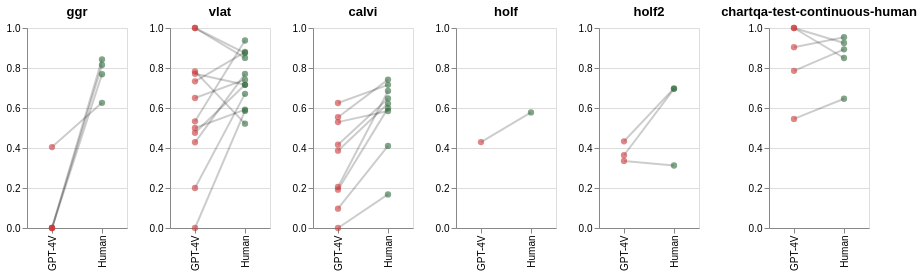

Notebook cell for this chart:
### Code cell
domain = ['GPT-4V', 'Human']
color_domain = [model_configs[-2]['color'], model_configs[-1]['color']]

tests = ['ggr', 'vlat', 'calvi', 'holf', 'holf2', 'chartqa-test-continuous-human']

charts =[]
for test in tests:
    df = graph_group_average_df[graph_group_average_df['test_type'] == test]
    
    line_chart = alt.Chart(df).mark_line(opacity=0.2).encode(
        x=alt.X('agent_type:N', title=None),
        y=alt.Y('is_correct', scale=alt.Scale(domain=[0, 1]), title=None),
        detail='chart_type',
        color=alt.value('black')
        # color=alt.Color('chart_type', legend=None)
    ).properties(width=150, title=test)

    point_plot = alt.Chart(df).mark_circle(opacity=0.6).encode(
        x='agent_type:N',
        y='is_correct',
        color=alt.Color('agent_type',legend=None, scale=alt.Scale(domain=domain, range=color_domain)),
        # color=alt.Color('test_type',legend=None, scale=alt.Scale(domain=test_domain, range=color_domain)),
        size=alt.value(40)
    )

    chart = (line_chart + point_plot).resolve_scale(color='independent').properties(width=100, height=200)

    charts.append(chart)

alt.hconcat(*charts)

### Figure 1 — Vega-Lite specification as saved in the notebook (floating-point values rounded to 4 significant figures)
{"config": {"view": {"continuousWidth": 300, "continuousHeight": 300}}, "hconcat": [{"layer": [{"mark": {"type": "line", "opacity": 0.2}, "encoding": {"color": {"value": "black"}, "detail": {"field": "chart_type", "type": "nominal"}, "x": {"field": "agent_type", "title": null, "type": "nominal"}, "y": {"field": "is_correct", "scale": {"domain": [0, 1]}, "title": null, "type": "quantitative"}}, "title": "ggr"}, {"mark": {"type": "circle", "opacity": 0.6}, "encoding": {"color": {"field": "agent_type", "legend": null, "scale": {"domain": ["GPT-4V", "Human"], "range": ["#c93739", "#2e693b"]}, "type": "nominal"}, "size": {"value": 40}, "x": {"field": "agent_type", "type": "nominal"}, "y": {"field": "is_correct", "type": "quantitative"}}}], "data": {"name": "data-d24649a0fb3ec7522fad0e39f89c2d29"}, "height": 200, "resolve": {"scale": {"color": "independent"}}, "width": 100}, {"layer": [{"mark": {"type": "line", "opacity": 0.2}, "encoding": {"color": {"value": "black"}, "detail": {"field": "chart_type", "type": "nominal"}, "x": {"field": "agent_type", "title": null, "type": "nominal"}, "y": {"field": "is_correct", "scale": {"domain": [0, 1]}, "title": null, "type": "quantitative"}}, "title": "vlat"}, {"mark": {"type": "circle", "opacity": 0.6}, "encoding": {"color": {"field": "agent_type", "legend": null, "scale": {"domain": ["GPT-4V", "Human"], "range": ["#c93739", "#2e693b"]}, "type": "nominal"}, "size": {"value": 40}, "x": {"field": "agent_type", "type": "nominal"}, "y": {"field": "is_correct", "type": "quantitative"}}}], "data": {"name": "data-3bb65d77a7ad75ecc870803d480e0e46"}, "height": 200, "resolve": {"scale": {"color": "independent"}}, "width": 100}, {"layer": [{"mark": {"type": "line", "opacity": 0.2}, "encoding": {"color": {"value": "black"}, "detail": {"field": "chart_type", "type": "nominal"}, "x": {"field": "agent_type", "title": null, "type": "nominal"}, "y": {"field": "is_correct", "scale": {"domain": [0, 1]}, "title": null, "type": "quantitative"}}, "title": "calvi"}, {"mark": {"type": "circle", "opacity": 0.6}, "encoding": {"color": {"field": "agent_type", "legend": null, "scale": {"domain": ["GPT-4V", "Human"], "range": ["#c93739", "#2e693b"]}, "type": "nominal"}, "size": {"value": 40}, "x": {"field": "agent_type", "type": "nominal"}, "y": {"field": "is_correct", "type": "quantitative"}}}], "data": {"name": "data-b8440e64caafdfd931b67b9513c2750d"}, "height": 200, "resolve": {"scale": {"color": "independent"}}, "width": 100}, {"layer": [{"mark": {"type": "line", "opacity": 0.2}, "encoding": {"color": {"value": "black"}, "detail": {"field": "chart_type", "type": "nominal"}, "x": {"field": "agent_type", "title": null, "type": "nominal"}, "y": {"field": "is_correct", "scale": {"domain": [0, 1]}, "title": null, "type": "quantitative"}}, "title": "holf"}, {"mark": {"type": "circle", "opacity": 0.6}, "encoding": {"color": {"field": "agent_type", "legend": null, "scale": {"domain": ["GPT-4V", "Human"], "range": ["#c93739", "#2e693b"]}, "type": "nominal"}, "size": {"value": 40}, "x": {"field": "agent_type", "type": "nominal"}, "y": {"field": "is_correct", "type": "quantitative"}}}], "data": {"name": "data-362df5d0234cd1294c023acafb649714"}, "height": 200, "resolve": {"scale": {"color": "independent"}}, "width": 100}, {"layer": [{"mark": {"type": "line", "opacity": 0.2}, "encoding": {"color": {"value": "black"}, "detail": {"field": "chart_type", "type": "nominal"}, "x": {"field": "agent_type", "title": null, "type": "nominal"}, "y": {"field": "is_correct", "scale": {"domain": [0, 1]}, "title": null, "type": "quantitative"}}, "title": "holf2"}, {"mark": {"type": "circle", "opacity": 0.6}, "encoding": {"color": {"field": "agent_type", "legend": null, "scale": {"domain": ["GPT-4V", "Human"], "range": ["#c93739", "#2e693b"]}, "type": "nominal"}, "size": {"value": 40}, "x": {"field": "agent_type", "type": "nominal"}, "y": {"field": "is_correct", "type": "quantitative"}}}], "data": {"name": "data-01d021705d9c3e891939b56805ae0da8"}, "height": 200, "resolve": {"scale": {"color": "independent"}}, "width": 100}, {"layer": [{"mark": {"type": "line", "opacity": 0.2}, "encoding": {"color": {"value": "black"}, "detail": {"field": "chart_type", "type": "nominal"}, "x": {"field": "agent_type", "title": null, "type": "nominal"}, "y": {"field": "is_correct", "scale": {"domain": [0, 1]}, "title": null, "type": "quantitative"}}, "title": "chartqa-test-continuous-human"}, {"mark": {"type": "circle", "opacity": 0.6}, "encoding": {"color": {"field": "agent_type", "legend": null, "scale": {"domain": ["GPT-4V", "Human"], "range": ["#c93739", "#2e693b"]}, "type": "nominal"}, "size": {"value": 40}, "x": {"field": "agent_type", "type": "nominal"}, "y": {"field": "is_correct", "type": "quantitative"}}}], "data": {"name": "data-498cad4b47f60100bcc1d0d96d037d37"}, "height": 200, "resolve": {"scale": {"color": "independent"}}, "width": 100}], "$schema": "https://vega.github.io/schema/vega-lite/v5.16.3.json", "datasets": {"data-d24649a0fb3ec7522fad0e39f89c2d29": [{"agent_type": "GPT-4V", "test_type": "ggr", "chart_type": "bar", "is_correct": 0.0}, {"agent_type": "GPT-4V", "test_type": "ggr", "chart_type": "dot-plot", "is_correct": 0.0}, {"agent_type": "GPT-4V", "test_type": "ggr", "chart_type": "line", "is_correct": 0.4048}, {"agent_type": "GPT-4V", "test_type": "ggr", "chart_type": "pie", "is_correct": 0.0}, {"agent_type": "Human", "test_type": "ggr", "chart_type": "bar", "is_correct": 0.7687}, {"agent_type": "Human", "test_type": "ggr", "chart_type": "dot-plot", "is_correct": 0.8148}, {"agent_type": "Human", "test_type": "ggr", "chart_type": "line", "is_correct": 0.6258}, {"agent_type": "Human", "test_type": "ggr", "chart_type": "pie", "is_correct": 0.843}], "data-3bb65d77a7ad75ecc870803d480e0e46": [{"agent_type": "GPT-4V", "test_type": "vlat", "chart_type": "100-stacked-bar", "is_correct": 0.4762}, {"agent_type": "GPT-4V", "test_type": "vlat", "chart_type": "area", "is_correct": 0.5}, {"agent_type": "GPT-4V", "test_type": "vlat", "chart_type": "bar", "is_correct": 0.65}, {"agent_type": "GPT-4V", "test_type": "vlat", "chart_type": "bubble", "is_correct": 0.7714}, {"agent_type": "GPT-4V", "test_type": "vlat", "chart_type": "histogram", "is_correct": 0.5333}, {"agent_type": "GPT-4V", "test_type": "vlat", "chart_type": "line", "is_correct": 1.0}, {"agent_type": "GPT-4V", "test_type": "vlat", "chart_type": "map", "is_correct": 0.0}, {"agent_type": "GPT-4V", "test_type": "vlat", "chart_type": "pie", "is_correct": 1.0}, {"agent_type": "GPT-4V", "test_type": "vlat", "chart_type": "scatter", "is_correct": 0.4286}, {"agent_type": "GPT-4V", "test_type": "vlat", "chart_type": "stacked-area", "is_correct": 0.7833}, {"agent_type": "GPT-4V", "test_type": "vlat", "chart_type": "stacked-bar", "is_correct": 0.2}, {"agent_type": "GPT-4V", "test_type": "vlat", "chart_type": "treemap", "is_correct": 0.7333}, {"agent_type": "Human", "test_type": "vlat", "chart_type": "100-stacked-bar", "is_correct": 0.716}, {"agent_type": "Human", "test_type": "vlat", "chart_type": "area", "is_correct": 0.5919}, {"agent_type": "Human", "test_type": "vlat", "chart_type": "bar", "is_correct": 0.7416}, {"agent_type": "Human", "test_type": "vlat", "chart_type": "bubble", "is_correct": 0.7158}, {"agent_type": "Human", "test_type": "vlat", "chart_type": "histogram", "is_correct": 0.9374}, {"agent_type": "Human", "test_type": "vlat", "chart_type": "line", "is_correct": 0.8502}, {"agent_type": "Human", "test_type": "vlat", "chart_type": "map", "is_correct": 0.5853}, {"agent_type": "Human", "test_type": "vlat", "chart_type": "pie", "is_correct": 0.8749}, {"agent_type": "Human", "test_type": "vlat", "chart_type": "scatter", "is_correct": 0.7703}, {"agent_type": "Human", "test_type": "vlat", "chart_type": "stacked-area", "is_correct": 0.5216}, {"agent_type": "Human", "test_type": "vlat", "chart_type": "stacked-bar", "is_correct": 0.6707}, {"agent_type": "Human", "test_type": "vlat", "chart_type": "treemap", "is_correct": 0.8799}], "data-b8440e64caafdfd931b67b9513c2750d": [{"agent_type": "GPT-4V", "test_type": "calvi", "chart_type": "100-stacked-bar", "is_correct": 0.625}, {"agent_type": "GPT-4V", "test_type": "calvi", "chart_type": "area", "is_correct": 0.5294}, {"agent_type": "GPT-4V", "test_type": "calvi", "chart_type": "bar", "is_correct": 0.5538}, {"agent_type": "GPT-4V", "test_type": "calvi", "chart_type": "line", "is_correct": 0.4167}, {"agent_type": "GPT-4V", "test_type": "calvi", "chart_type": "map", "is_correct": 0.3867}, {"agent_type": "GPT-4V", "test_type": "calvi", "chart_type": "pie", "is_correct": 0.2051}, {"agent_type": "GPT-4V", "test_type": "calvi", "chart_type": "scatter", "is_correct": 0.1915}, {"agent_type": "GPT-4V", "test_type": "calvi", "chart_type": "stacked-area", "is_correct": 0.0}, {"agent_type": "GPT-4V", "test_type": "calvi", "chart_type": "stacked-bar", "is_correct": 0.09677}, {"agent_type": "Human", "test_type": "calvi", "chart_type": "100-stacked-bar", "is_correct": 0.7159}, {"agent_type": "Human", "test_type": "calvi", "chart_type": "area", "is_correct": 0.5851}, {"agent_type": "Human", "test_type": "calvi", "chart_type": "bar", "is_correct": 0.742}, {"agent_type": "Human", "test_type": "calvi", "chart_type": "line", "is_correct": 0.6477}, {"agent_type": "Human", "test_type": "calvi", "chart_type": "map", "is_correct": 0.6221}, {"agent_type": "Human", "test_type": "calvi", "chart_type": "pie", "is_correct": 0.685}, {"agent_type": "Human", "test_type": "calvi", "chart_type": "scatter", "is_correct": 0.5993}, {"agent_type": "Human", "test_type": "calvi", "chart_type": "stacked-area", "is_correct": 0.1678}, {"agent_type": "Human", "test_type": "calvi", "chart_type": "stacked-bar", "is_correct": 0.4105}], "data-362df5d0234cd1294c023acafb649714": [{"agent_type": "GPT-4V", "test_type": "holf", "chart_type": "bar", "is_correct": 0.4297}, {"agent_type": "Human", "test_type": "holf", "chart_type": "bar", "is_correct": 0.5781}], "data-01d021705d9c3e891939b56805ae0da8": [{"agent_type": "GPT-4V", "test_type": "holf2", "chart_type": "bar", "is_correct": 0.4335}, {"agent_type": "GPT-4V", "test_type": "holf2", "chart_type": "line", "is_correct": 0.3636}, {"agent_type": "GPT-4V", "test_type": "holf2", "chart_type": "scatter", "is_correct": 0.3355}, {"agent_type": "Human", "test_type": "holf2", "chart_type": "bar", "is_correct": 0.6978}, {"agent_type": "Human", "test_type": "holf2", "chart_type": "line", "is_correct": 0.6959}, {"agent_type": "Human", "test_type": "holf2", "chart_type": "scatter", "is_correct": 0.3125}], "data-498cad4b47f60100bcc1d0d96d037d37": [{"agent_type": "GPT-4V", "test_type": "chartqa-test-continuous-human", "chart_type": "100-stacked-bar", "is_correct": 1.0}, {"agent_type": "GPT-4V", "test_type": "chartqa-test-continuous-human", "chart_type": "bar", "is_correct": 0.9041}, {"agent_type": "GPT-4V", "test_type": "chartqa-test-continuous-human", "chart_type": "line", "is_correct": 0.7857}, {"agent_type": "GPT-4V", "test_type": "chartqa-test-continuous-human", "chart_type": "pie", "is_correct": 1.0}, {"agent_type": "GPT-4V", "test_type": "chartqa-test-continuous-human", "chart_type": "stacked-bar", "is_correct": 0.5455}, {"agent_type": "Human", "test_type": "chartqa-test-continuous-human", "chart_type": "100-stacked-bar", "is_correct": 0.85}, {"agent_type": "Human", "test_type": "chartqa-test-continuous-human", "chart_type": "bar", "is_correct": 0.954}, {"agent_type": "Human", "test_type": "chartqa-test-continuous-human", "chart_type": "line", "is_correct": 0.8933}, {"agent_type": "Human", "test_type": "chartqa-test-continuous-human", "chart_type": "pie", "is_correct": 0.925}, {"agent_type": "Human", "test_type": "chartqa-test-continuous-human", "chart_type": "stacked-bar", "is_correct": 0.6462}]}}
